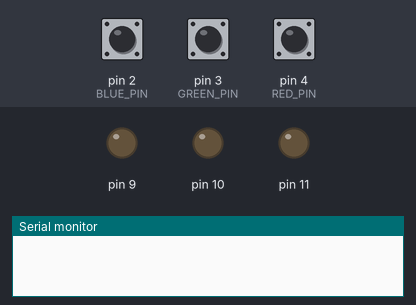
A sketch run on a simulated Arduino Uno, built with avr-gcc and run on an emulated ATmega328P. Parts: output pins drawn as LEDs (lit = HIGH), the last lines printed to the serial monitor. The test bench sets the inputs (shaded band); at power-on: pin 2 (BLUE_PIN) HIGH, pin 3 (GREEN_PIN) HIGH, pin 4 (RED_PIN) HIGH.

Above: at 1.2 s.
1.3 s: pin 2 (BLUE_PIN) pulled LOW for 0.15 s
At 1.39 s:
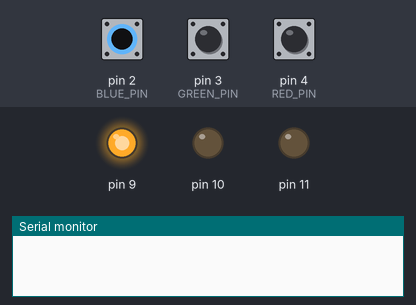
2.9 s: pin 3 (GREEN_PIN) pulled LOW for 0.15 s
At 2.99 s:
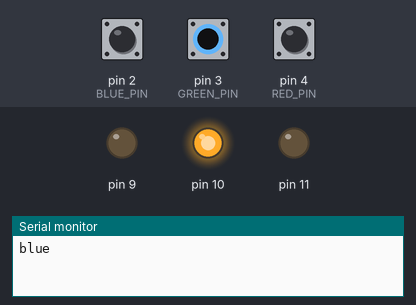
4.5 s: pin 4 (RED_PIN) pulled LOW for 0.15 s
At 4.59 s:
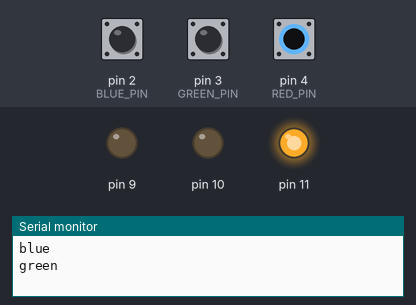
6.1 s: pin 4 (RED_PIN) pulled LOW for 3.2 s
At 10.3 s:
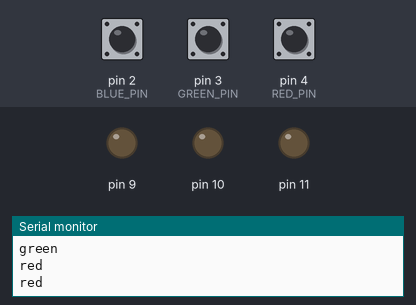
10.8 s: pin 2 (BLUE_PIN) pulled LOW for 3.2 s
At 11.5 s:
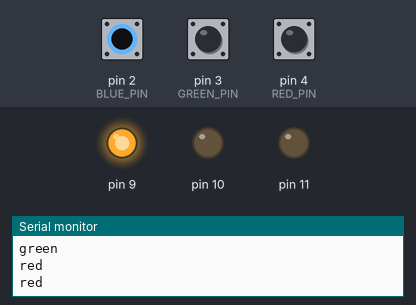
15.5 s: pin 2 (BLUE_PIN) driven LOW and pin 3 (GREEN_PIN) driven LOW and pin 4 (RED_PIN) driven LOW
At 16.4 s:
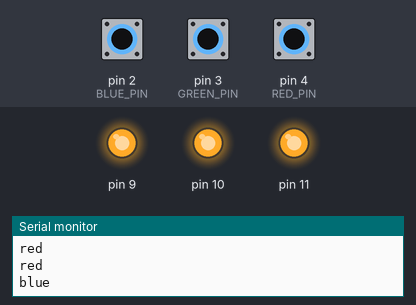
Timing chart, 0 to 18.2 s (numbered marks = the images above; inputs shaded):
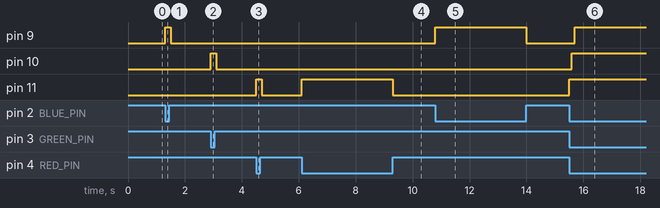

The sketch:

main_button.ino
```cpp
#define RED_PIN 4
#define GREEN_PIN 3
#define BLUE_PIN 2

#define PUSH_DELAY 100

int lastState = LOW;
int currentState = HIGH;

void setup() {
  Serial.begin(9600);
  pinMode(2, INPUT_PULLUP);
  pinMode(3, INPUT_PULLUP);
  pinMode(4, INPUT_PULLUP);
  pinMode(9, OUTPUT);
  pinMode(10, OUTPUT);
  pinMode(11, OUTPUT);
}

char red[] = "red";
char green[] = "green";
char blue[] = "blue";

void check_button(int pin, char string[]){
  currentState = digitalRead(pin);

  if(currentState == LOW){
    lastState = LOW;
  }

  if(lastState == LOW && currentState == HIGH){
      lastState = currentState;
      Serial.println(string);
  }
}


void loop() {

  if (!digitalRead(RED_PIN)) {

    digitalWrite(11, 1);
    unsigned long time_now = millis();

    while(millis() < time_now + PUSH_DELAY){
      check_button(RED_PIN, red);
    }

  } else {

    digitalWrite(11, 0);
  }

  if (!digitalRead(GREEN_PIN)) {

    digitalWrite(10, 1);
    unsigned long time_now = millis();

    while(millis() < time_now + PUSH_DELAY){
      check_button(GREEN_PIN, green);
    }

  } else {

    digitalWrite(10, 0);
  }

  if (!digitalRead(BLUE_PIN)) {

    digitalWrite(9, 1);
    unsigned long time_now = millis();

    while(millis() < time_now + PUSH_DELAY){
      check_button(BLUE_PIN, blue);
    }

  } else {

    digitalWrite(9, 0);
  }
}
```

Measured:
- after the input at 1.3 s, pin 9: LOW → HIGH at once, → LOW 0.20 s later
- after the input at 2.9 s, pin 10: LOW → HIGH at once, → LOW 0.20 s later
- after the input at 4.5 s, pin 11: LOW → HIGH at once, → LOW 0.20 s later
- after the input at 6.1 s, pin 11: LOW → HIGH at once, → LOW 3.2 s later
- after the input at 10.8 s, pin 9: LOW → HIGH at once, → LOW 3.2 s later
- after the input at 15.5 s, pin 9: LOW → HIGH after 0.20 s; pin 10: LOW → HIGH after 0.10 s; pin 11: LOW → HIGH at once
